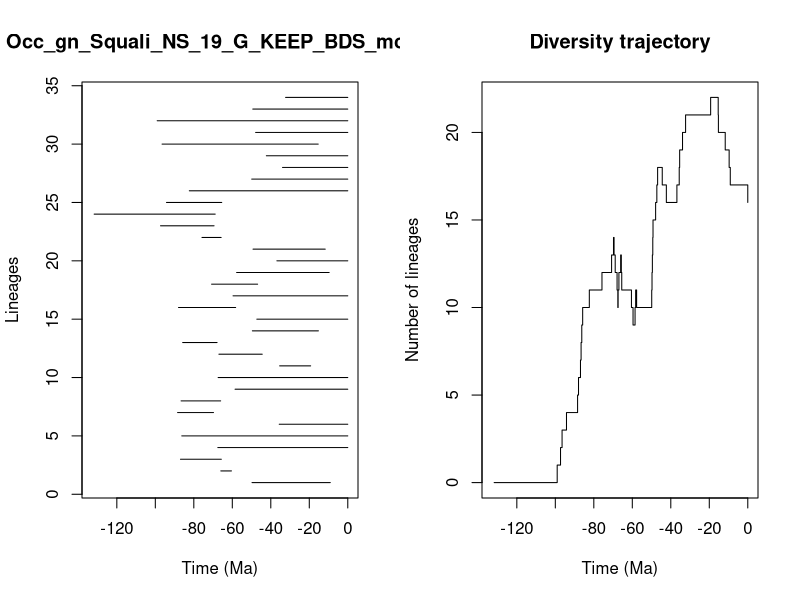

The R source for this figure:


pdf(file='../Results/Genus_NS/5_MA_bins_EP/pyrate_mcmc_logs/Occ_gn_Squali_NS_19_G_KEEP_BDS_mcmc_LTT.pdf',width=0.6*20, height=0.6*10)
title = "Occ_gn_Squali_NS_19_G_KEEP_BDS_mcmc"
ts=c(49.753572973328, 65.96842882876025,86.92489098295697,67.52072451118639,86.25074261927303,35.61915227029426,88.43065225527675,86.60807008430342,58.5648197007722,67.36321325894379,35.39384179330511,66.95502596736635,85.78802486608808,49.57149986243757,47.24920839460026,87.94725210664484,59.61463626531053,70.76262296839138,57.75511485857074,36.83055864688309,49.23506619571018,75.76170589082163,97.29289047798972,131.78207208726633,94.1941120527119,82.33220870439237,49.91000440331153,33.90516638668749,42.30787390317175,96.49076051119633,47.883362280276835,99.0256871834924,49.359338284909676,32.31369645361418)
te=c(9.092469649807434, 60.444942943309094,65.70235198242118,0.0,0.0,0.0,69.76680691649992,66.0548655749493,0.0,0.0,19.296491920750874,44.43773897887413,67.91475070351613,15.26497554402374,0.0,58.258880496972566,0.0,46.845877618598,9.68215316150161,0.0,11.718171375680338,65.80159136944927,69.47010616531287,68.88078226393901,65.48289587318803,0.0,0.0,0.0,0.0,15.36649482144691,0.0,0.0,0.0,0.0)
div_traj=c(0, 1,2,3,4,5,6,7,8,9,10,11,12,13,14,13,12,11,10,11,12,13,12,13,12,11,10,9,10,11,10,11,12,13,14,15,16,17,18,17,16,17,18,19,20,21,22,21,20,19,18,17,16)
time_events=c(131.78207208726633, 99.0256871834924,97.29289047798972,96.49076051119633,94.1941120527119,88.43065225527675,87.94725210664484,86.92489098295697,86.60807008430342,86.25074261927303,85.78802486608808,82.33220870439237,75.76170589082163,70.76262296839138,69.76680691649992,69.47010616531287,68.88078226393901,67.91475070351613,67.52072451118639,67.36321325894379,66.95502596736635,66.0548655749493,65.96842882876025,65.80159136944927,65.70235198242118,65.48289587318803,60.444942943309094,59.61463626531053,58.5648197007722,58.258880496972566,57.75511485857074,49.91000440331153,49.753572973328,49.57149986243757,49.359338284909676,49.23506619571018,47.883362280276835,47.24920839460026,46.845877618598,44.43773897887413,42.30787390317175,36.83055864688309,35.61915227029426,35.39384179330511,33.90516638668749,32.31369645361418,19.296491920750874,15.36649482144691,15.26497554402374,11.718171375680338,9.68215316150161,9.092469649807434,0.0)
                par(mfrow=c(1,2))
                L = length(ts)
                plot(ts, 1:L , xlim=c(-max(ts)-1,0), pch=20, type="n", main=title,xlab="Time (Ma)",ylab="Lineages")
                for (i in 1:L){segments(x0=-te[i],y0=i,x1=-ts[i],y1=i)}    
                t = -time_events
                plot(div_traj ~ t,type="s", main = "Diversity trajectory",xlab="Time (Ma)",ylab="Number of lineages",xlim=c(-max(ts)-1,0))
                abline(v=c(65,200,251,367,445),lty=2,col="gray")
                
